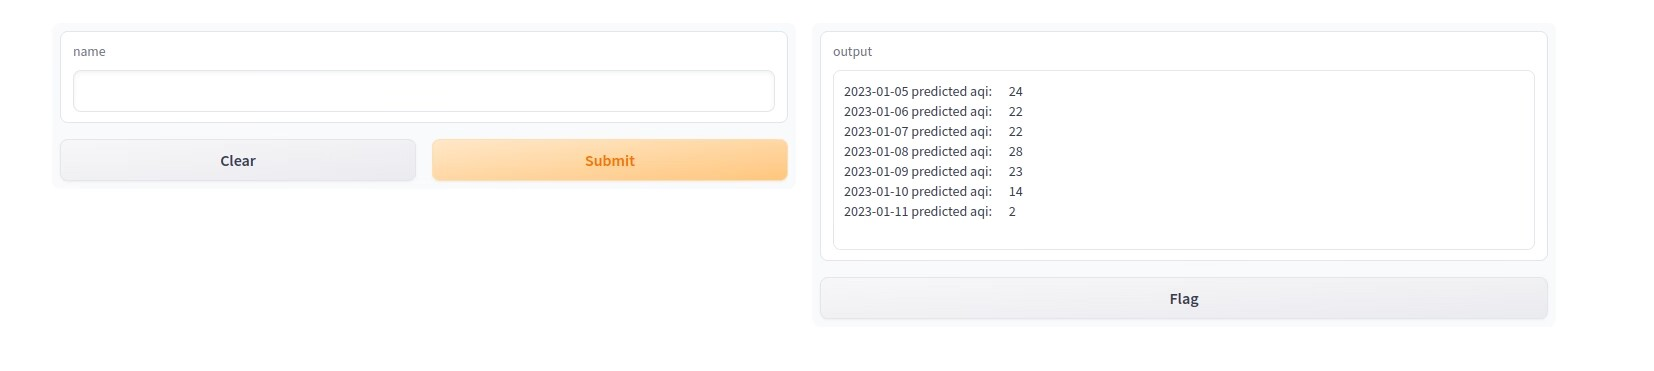

Recreate this plot in Python.
import gradio as gr
import hopsworks
import joblib
import pandas as pd
import numpy as np
import folium
import json
import time
from datetime import timedelta, datetime
from branca.element import Figure

from functions import decode_features, get_model

def greet(name):

    project = hopsworks.login()
    api = project.get_dataset_api()
    fs = project.get_feature_store()
    feature_view = fs.get_feature_view(
        name = 'hel_air_fv1',
        version = 1
    )

    start_time = 1671058800000
    #start_date = datetime.now() - timedelta(days=1)
    #start_time = int(start_date.timestamp()) * 1000


    X = feature_view.get_batch_data(start_time=start_time)
    latest_date_unix = str(X.date.values[0])[:10]
    latest_date = time.ctime(int(latest_date_unix))

    X = X.drop(columns=["date"]).fillna(0)


    model = get_model(project=project,
                      model_name="gradient_boost_model",
                      evaluation_metric="f1_score",
                      sort_metrics_by="max")

    preds = model.predict(X)

   # cities = [city_tuple[0] for city_tuple in cities_coords.keys()]

    next_day_date = datetime.today() + timedelta(days=1)
    next_day = next_day_date.strftime ('%d/%m/%Y')
 #   df = pd.DataFrame(data=preds[0], columns=[f"AQI Predictions for {next_day}"], dtype=int)
    str1 = ""
#    return int(preds[0])


    for x in range(8):
      if(x != 0):
         str1 += (datetime.now() + timedelta(days=x)).strftime('%Y-%m-%d') + " predicted aqi:      " + str(int(preds[len(preds) - 8 + x]))+"\n"
    
    print(str1)
    return str1


demo = gr.Interface(fn=greet, inputs="text", outputs="text")


    
if __name__ == "__main__":
    demo.launch()
